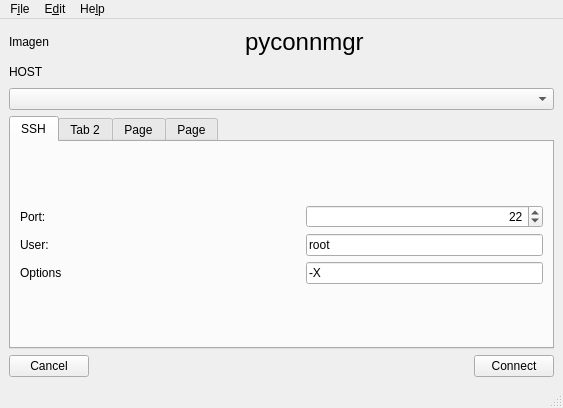
<?xml version="1.0" encoding="UTF-8"?>
<ui version="4.0">
 <class>MainWindow</class>
 <widget class="QMainWindow" name="MainWindow">
  <property name="geometry">
   <rect>
    <x>0</x>
    <y>0</y>
    <width>563</width>
    <height>408</height>
   </rect>
  </property>
  <property name="windowTitle">
   <string>MainWindow</string>
  </property>
  <property name="locale">
   <locale language="English" country="UnitedStates"/>
  </property>
  <widget class="QWidget" name="centralwidget">
   <property name="locale">
    <locale language="English" country="UnitedStates"/>
   </property>
   <layout class="QVBoxLayout" name="verticalLayout_2">
    <item>
     <layout class="QHBoxLayout" name="horizontalLayout">
      <item>
       <widget class="QLabel" name="label">
        <property name="text">
         <string>Imagen</string>
        </property>
       </widget>
      </item>
      <item>
       <spacer name="horizontalSpacer_3">
        <property name="orientation">
         <enum>Qt::Horizontal</enum>
        </property>
        <property name="sizeHint" stdset="0">
         <size>
          <width>40</width>
          <height>20</height>
         </size>
        </property>
       </spacer>
      </item>
      <item>
       <widget class="QLabel" name="label_2">
        <property name="text">
         <string>&lt;html&gt;&lt;head/&gt;&lt;body&gt;&lt;p&gt;&lt;span style=&quot; font-size:18pt;&quot;&gt;pyconnmgr&lt;/span&gt;&lt;/p&gt;&lt;/body&gt;&lt;/html&gt;</string>
        </property>
       </widget>
      </item>
      <item>
       <spacer name="horizontalSpacer_2">
        <property name="orientation">
         <enum>Qt::Horizontal</enum>
        </property>
        <property name="sizeHint" stdset="0">
         <size>
          <width>40</width>
          <height>20</height>
         </size>
        </property>
       </spacer>
      </item>
     </layout>
    </item>
    <item>
     <layout class="QHBoxLayout" name="horizontalLayout_2">
      <item>
       <widget class="QLabel" name="label_3">
        <property name="sizePolicy">
         <sizepolicy hsizetype="Fixed" vsizetype="Fixed">
          <horstretch>0</horstretch>
          <verstretch>0</verstretch>
         </sizepolicy>
        </property>
        <property name="maximumSize">
         <size>
          <width>300</width>
          <height>300</height>
         </size>
        </property>
        <property name="text">
         <string>HOST</string>
        </property>
       </widget>
      </item>
      <item>
       <spacer name="horizontalSpacer">
        <property name="orientation">
         <enum>Qt::Horizontal</enum>
        </property>
        <property name="sizeHint" stdset="0">
         <size>
          <width>40</width>
          <height>20</height>
         </size>
        </property>
       </spacer>
      </item>
     </layout>
    </item>
    <item>
     <widget class="QComboBox" name="comboBox"/>
    </item>
    <item>
     <layout class="QVBoxLayout" name="verticalLayout">
      <item>
       <widget class="QTabWidget" name="tabWidget">
        <property name="currentIndex">
         <number>0</number>
        </property>
        <widget class="QWidget" name="tab">
         <attribute name="title">
          <string>SSH</string>
         </attribute>
         <layout class="QVBoxLayout" name="verticalLayout_4">
          <item>
           <layout class="QGridLayout" name="gridLayout">
            <item row="1" column="2">
             <widget class="QLineEdit" name="lineEdit">
              <property name="text">
               <string>root</string>
              </property>
             </widget>
            </item>
            <item row="1" column="1">
             <spacer name="horizontalSpacer_5">
              <property name="orientation">
               <enum>Qt::Horizontal</enum>
              </property>
              <property name="sizeHint" stdset="0">
               <size>
                <width>40</width>
                <height>20</height>
               </size>
              </property>
             </spacer>
            </item>
            <item row="1" column="0">
             <widget class="QLabel" name="label_5">
              <property name="text">
               <string>User: </string>
              </property>
             </widget>
            </item>
            <item row="0" column="2">
             <widget class="QSpinBox" name="spinBox">
              <property name="baseSize">
               <size>
                <width>40</width>
                <height>0</height>
               </size>
              </property>
              <property name="alignment">
               <set>Qt::AlignRight|Qt::AlignTrailing|Qt::AlignVCenter</set>
              </property>
              <property name="value">
               <number>22</number>
              </property>
             </widget>
            </item>
            <item row="0" column="0">
             <widget class="QLabel" name="label_4">
              <property name="text">
               <string>Port:</string>
              </property>
             </widget>
            </item>
            <item row="2" column="0">
             <widget class="QLabel" name="label_6">
              <property name="text">
               <string>Options</string>
              </property>
             </widget>
            </item>
            <item row="2" column="2">
             <widget class="QLineEdit" name="lineEdit_2">
              <property name="text">
               <string>-X</string>
              </property>
             </widget>
            </item>
           </layout>
          </item>
         </layout>
        </widget>
        <widget class="QWidget" name="tab_2">
         <attribute name="title">
          <string>Tab 2</string>
         </attribute>
        </widget>
        <widget class="QWidget" name="tab_3">
         <attribute name="title">
          <string>Page</string>
         </attribute>
        </widget>
        <widget class="QWidget" name="tab_4">
         <attribute name="title">
          <string>Page</string>
         </attribute>
        </widget>
       </widget>
      </item>
     </layout>
    </item>
    <item>
     <layout class="QHBoxLayout" name="horizontalLayout_3">
      <item>
       <widget class="QPushButton" name="pushButton_2">
        <property name="text">
         <string>Cancel</string>
        </property>
       </widget>
      </item>
      <item>
       <spacer name="horizontalSpacer_4">
        <property name="orientation">
         <enum>Qt::Horizontal</enum>
        </property>
        <property name="sizeHint" stdset="0">
         <size>
          <width>40</width>
          <height>20</height>
         </size>
        </property>
       </spacer>
      </item>
      <item>
       <widget class="QPushButton" name="pushButton">
        <property name="text">
         <string>Connect</string>
        </property>
       </widget>
      </item>
     </layout>
    </item>
   </layout>
  </widget>
  <widget class="QMenuBar" name="menubar">
   <property name="geometry">
    <rect>
     <x>0</x>
     <y>0</y>
     <width>563</width>
     <height>30</height>
    </rect>
   </property>
   <property name="locale">
    <locale language="English" country="UnitedStates"/>
   </property>
   <widget class="QMenu" name="menuFile">
    <property name="locale">
     <locale language="English" country="UnitedStates"/>
    </property>
    <property name="title">
     <string>F&amp;ile</string>
    </property>
    <addaction name="actionQuit"/>
   </widget>
   <widget class="QMenu" name="menuEdit">
    <property name="title">
     <string>E&amp;dit</string>
    </property>
    <addaction name="actionDelete"/>
    <addaction name="actionHosts"/>
   </widget>
   <widget class="QMenu" name="menuHelp">
    <property name="title">
     <string>He&amp;lp</string>
    </property>
    <addaction name="actionAbout"/>
   </widget>
   <addaction name="menuFile"/>
   <addaction name="menuEdit"/>
   <addaction name="menuHelp"/>
  </widget>
  <widget class="QStatusBar" name="statusbar">
   <property name="locale">
    <locale language="English" country="UnitedStates"/>
   </property>
  </widget>
  <action name="actionQuit">
   <property name="text">
    <string>Quit</string>
   </property>
  </action>
  <action name="actionAbout">
   <property name="text">
    <string>About</string>
   </property>
  </action>
  <action name="actionDelete">
   <property name="text">
    <string>Delete</string>
   </property>
  </action>
  <action name="actionHosts">
   <property name="text">
    <string>Hosts</string>
   </property>
  </action>
 </widget>
 <resources/>
 <connections/>
</ui>
